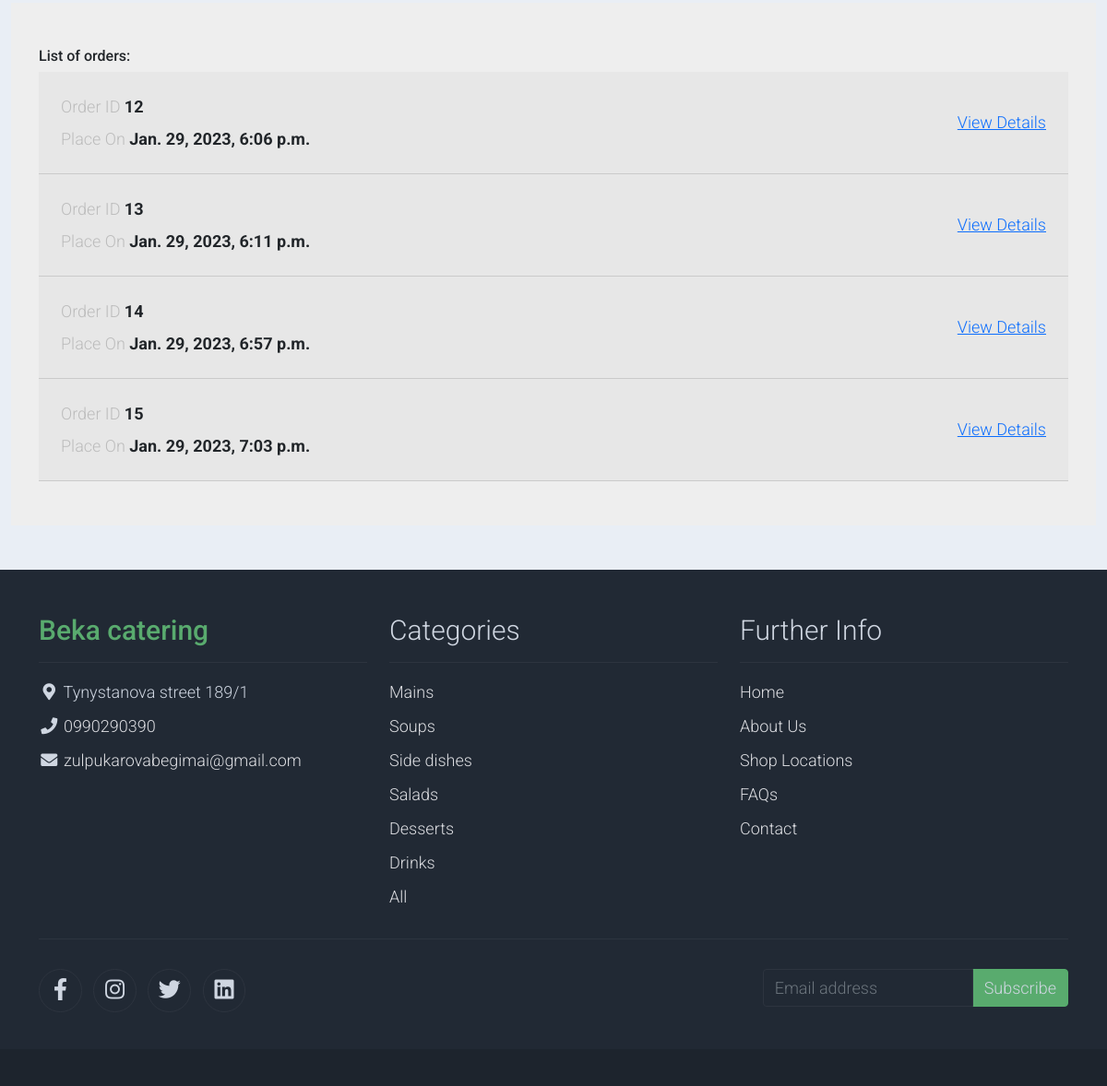
/user/ (signed in, lower part), run on an earlier commit of the app's database.
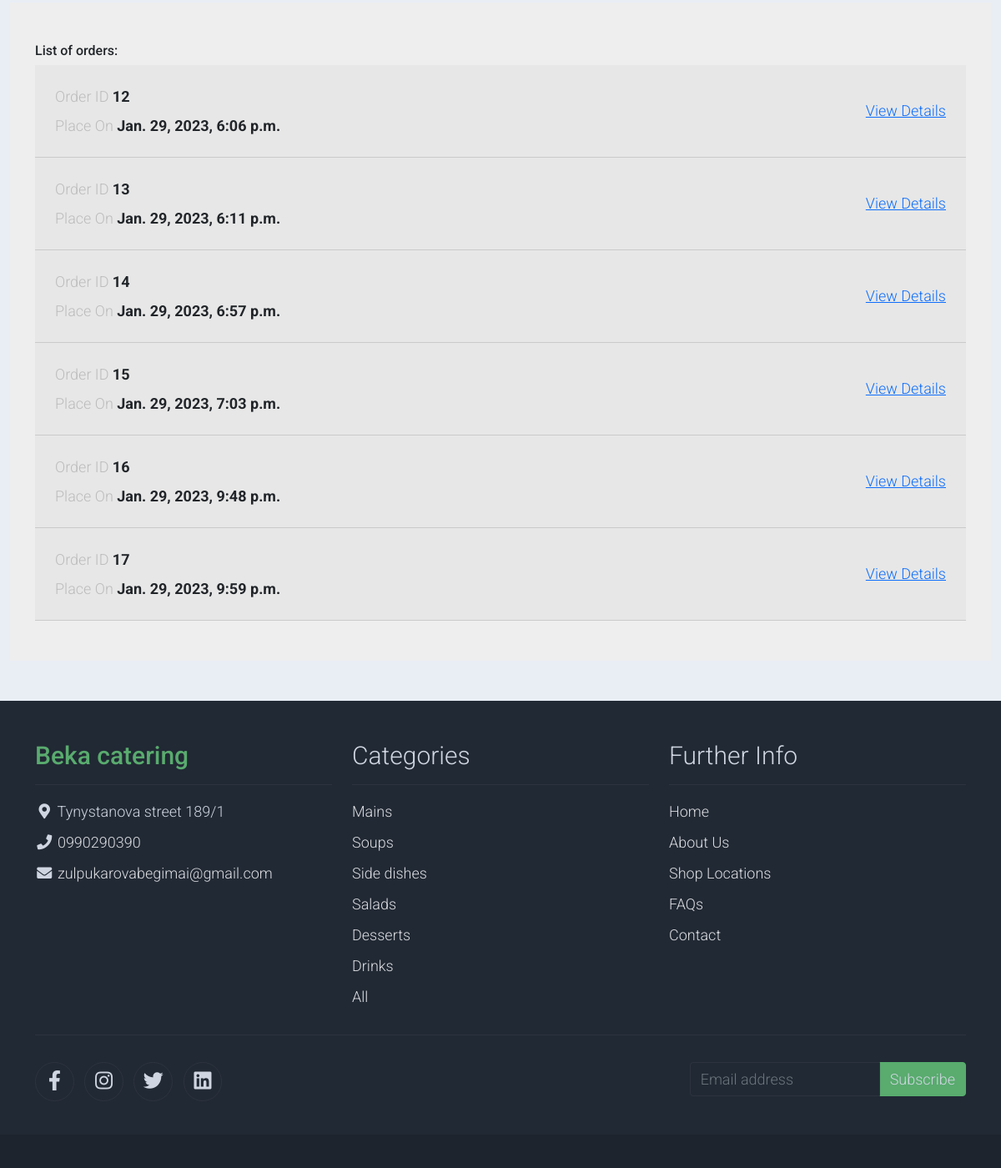
And on a later commit of the database.
### user/models.py (models this page shows, shortened)
class Order(models.Model):
    user = models.ForeignKey(User, on_delete=models.CASCADE)
    total_price = models.DecimalField(max_digits=10, decimal_places=2)
    created_at = models.DateTimeField(auto_now_add=True)
    updated_at = models.DateTimeField(auto_now=True)
    is_completed = models.BooleanField(default=False)
    billing_address = models.TextField()
    shipping_address = models.TextField()
    payment_method = models.CharField(max_length=20)
    payment_data = models.TextField()
    comments = models.TextField(blank=True)

### user/views.py (the view)
# urls.py: path('', include('user.urls')),
@login_required(login_url='login_view')
def user(request):
    orders = Order.objects.filter(user=request.user)
    cart = Cart.objects.filter(user=request.user)
    return render(request, 'user/user.html', {'orders':orders, 'cart':cart})

### user/templates/user/user.html (shortened to what this page needs)
{% extends "main/base.html" %}
{% block content %}
    {% load static %}
<div class="container-fluid bg-light py-5">
     <section class="h-100 h-custom" style="background-color: #eee;">
         <div class="container py-5 h-100">
             <h6>List of orders:</h6>
             {% for order in orders %}
                     <div class="card-header p-4">
                         <div class="d-flex justify-content-between align-items-center">
                             <div>
                                 <p class="text-muted mb-2"> Order ID <span class="fw-bold text-body">{{ order.id }}</span></p>
                                 <p class="text-muted mb-0"> Place On <span class="fw-bold text-body">{{order.created_at}}</span> </p>
                             </div>
                             <div>
                                 <h6 class="mb-0"> <a href="{% url 'checkout' order.id %}">View Details</a> </h6>
                             </div>
                         </div>
                     </div>
             {% endfor %}
         </div>
     </section>
</div>
{% endblock %}

What changed in the data, as far as the page shows it:
added Order: id "16", created_at "Jan. 29, 2023, 9:48 p.m."
added Order: id "17", created_at "Jan. 29, 2023, 9:59 p.m."
